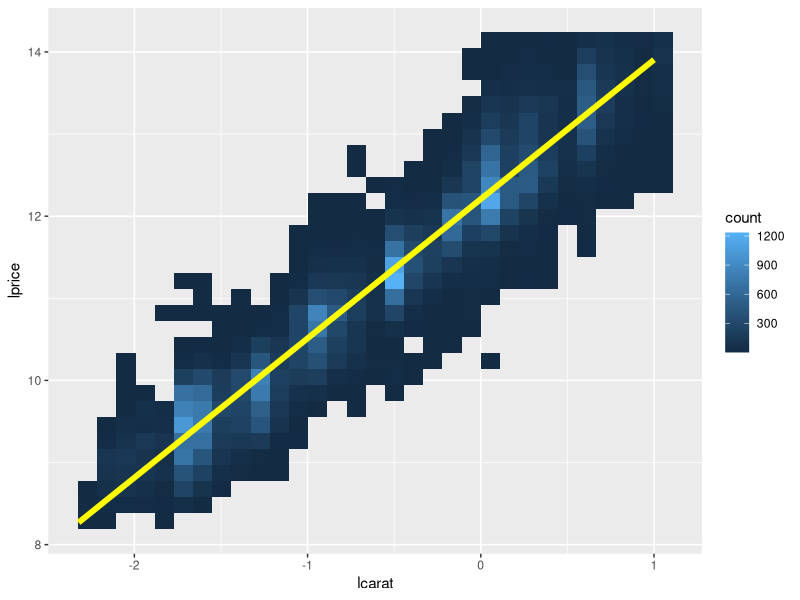
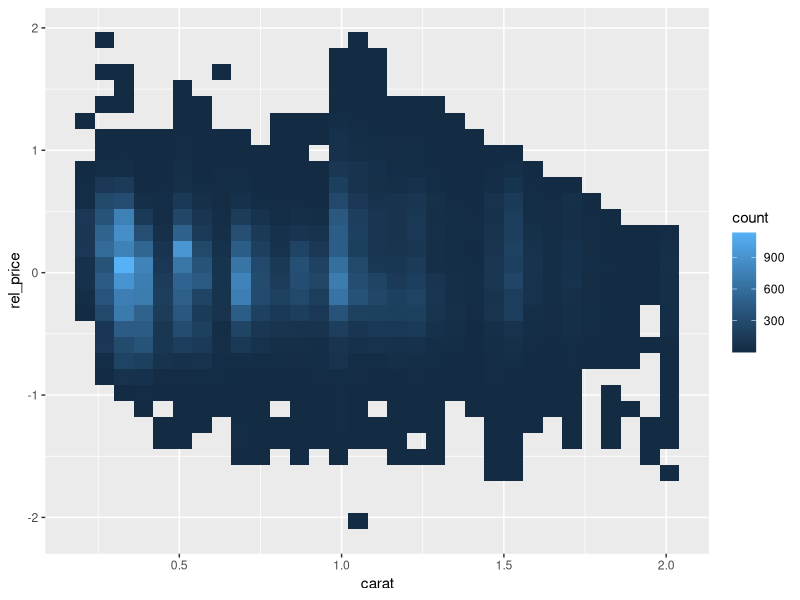
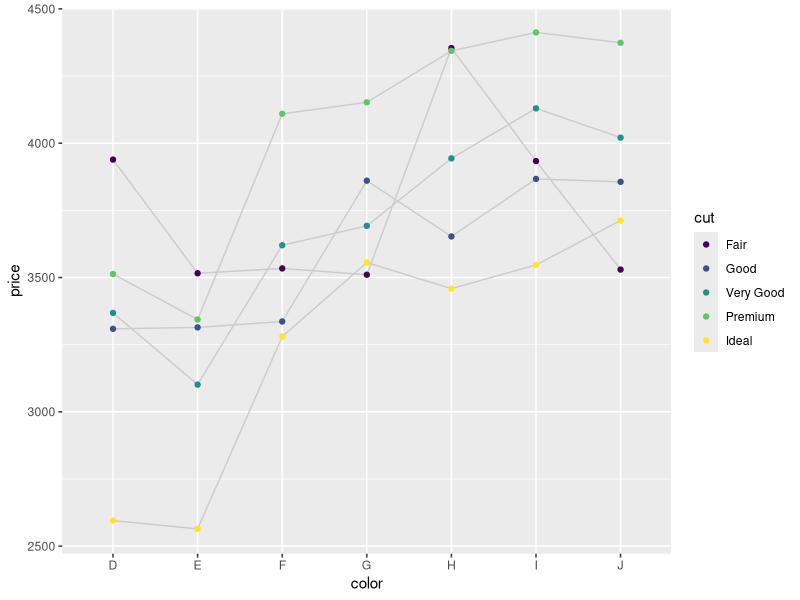
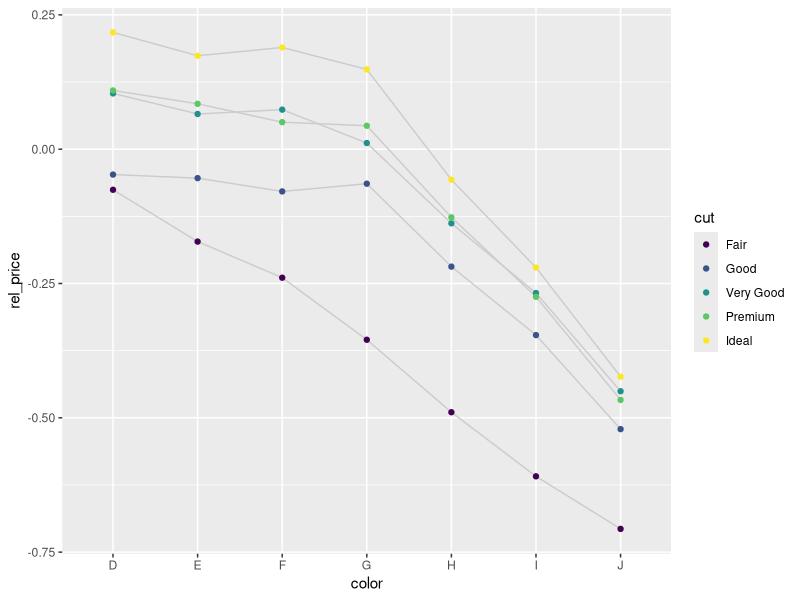
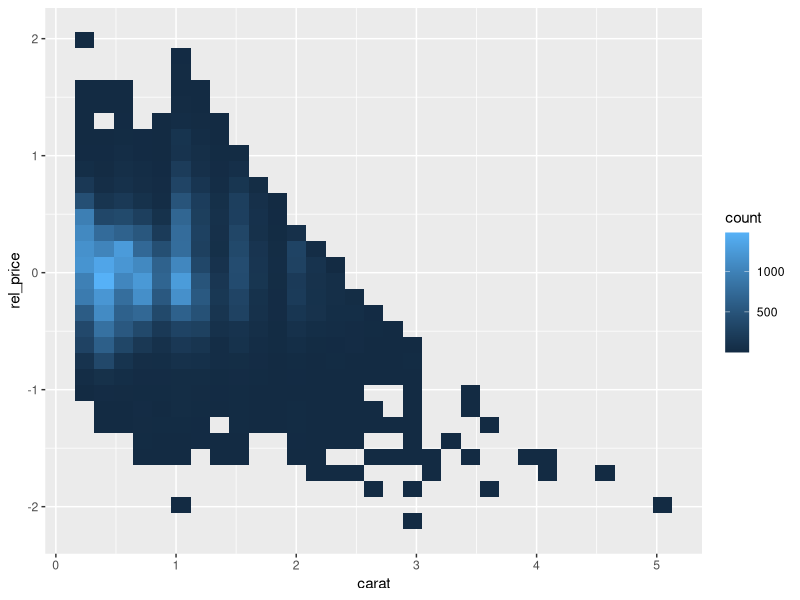
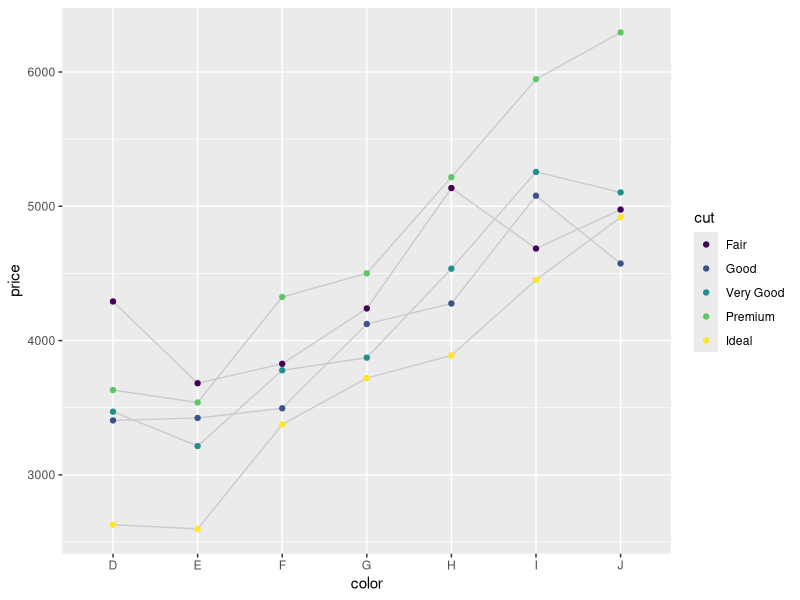
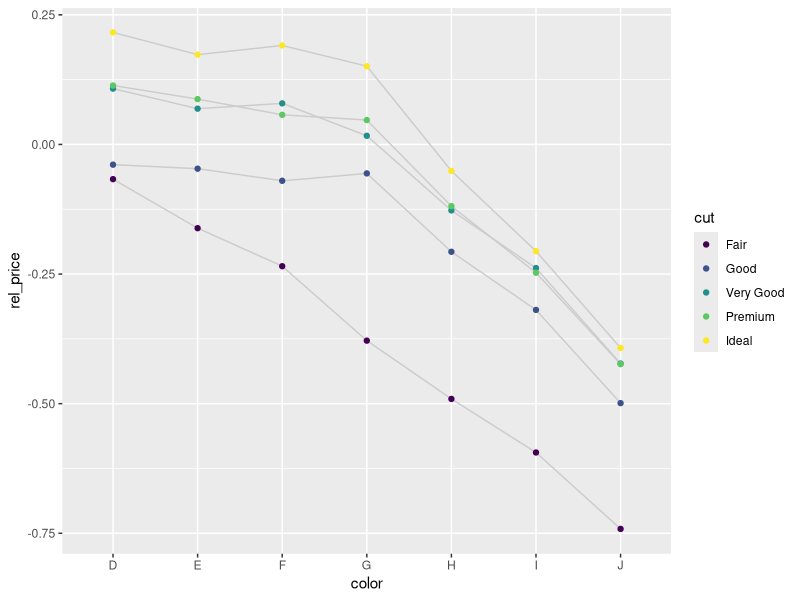
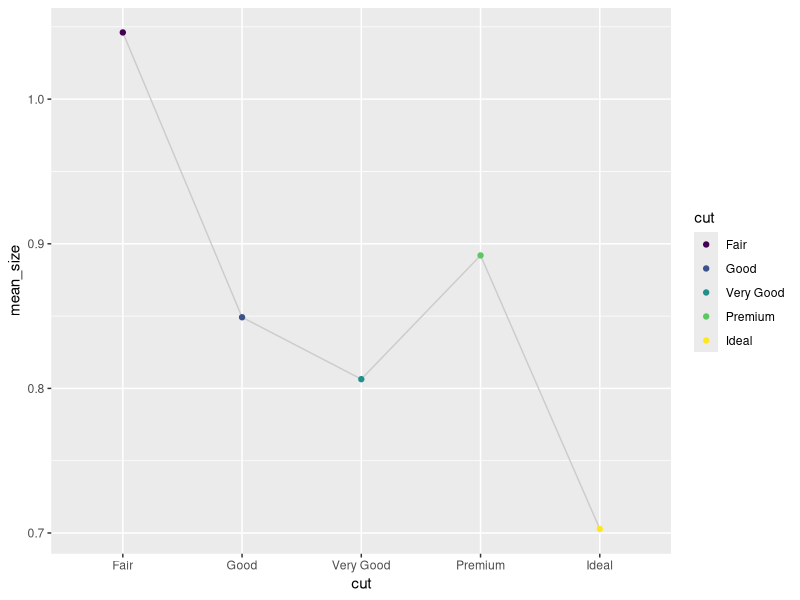

The R script that drew these images, in order: (Note: this script raises an error after producing the figures.)
library(tidyverse)

#11.2 Removing Trend

diamonds2 <- diamonds %>% 
  filter(carat <= 2) %>% 
  mutate(
    lcarat = log2(carat),
    lprice = log2(price)
  )
  
diamonds2

diamonds2 %>% 
  ggplot(aes(lcarat, lprice)) +
  geom_bin2d() +
  geom_smooth(method = "lm", se = F, size = 2, color = "yellow")

mod <- lm(lprice ~ lcarat, data = diamonds2)
coef(summary(mod))

diamonds2 <- diamonds2 %>%
  mutate(rel_price = resid(mod))

diamonds2 %>% 
  ggplot(aes(carat, rel_price)) +
  geom_bin2d()

xgrid <- seq(-2, 1, by = 1/3)
tibble(logx = xgrid, x = round(2 ^ xgrid, 2))

color_cut <- diamonds2 %>% 
  group_by(color, cut) %>% 
  summarise(
    price = mean(price), rel_price = mean(rel_price)
  )

color_cut %>% 
  ggplot(aes(color, price)) +
  geom_line(aes(group=cut), color="grey80") +
  geom_point(aes(color=cut))

color_cut %>% 
  ggplot(aes(color, rel_price)) +
  geom_line(aes(group=cut), color="grey80") +
  geom_point(aes(color=cut))

# 11.2.1 Exercises

#1
diamonds3 <- diamonds %>% 
  mutate(lcarat = log2(carat),
         lprice = log2(price))

mod <- lm(lprice ~ lcarat, data= diamonds3)
diamonds3 <- diamonds3 %>% 
  mutate(rel_price = resid(mod))

diamonds3 %>% 
  ggplot(aes(carat, rel_price)) +
  geom_bin2d()

color_cut2 <- diamonds3 %>% 
  group_by(color, cut) %>% 
  summarise(
    price=mean(price), rel_price=mean(rel_price)
  )

color_cut2 %>% 
  ggplot(aes(color, price)) +
  geom_line(aes(group=cut), color = "grey80") +
  geom_point(aes(color=cut))

color_cut2 %>% 
  ggplot(aes(color, rel_price)) +
  geom_line(aes(group=cut), color = "grey80") +
  geom_point(aes(color=cut))

# 2

diamonds3 %>% 
  group_by(cut) %>% 
  summarise(mean_size = mean(carat)) %>% 
  ggplot(aes(cut, mean_size)) +
  geom_line(aes(group = 1), color = "grey80") +
  geom_point(aes(color=cut))

# 3

diamonds3 %>% 
  group_by(cut, color) %>% 
  summarise(carat = mean(carat), rel_price = mean(rel_price)) %>% 
  ggplot(aes(carat, rel_price)) +
  geom_line(aes(group=1), color="grey80") +
  geom_point(aes(color=cut)) +
  facet_wrap(~color)

# 4
diamonds3 %>% 
  group_by(depth) %>% 
  ggplot(aes(depth, rel_price)) +
  geom_bin2d()

diamonds3 %>% 
  group_by(table) %>% 
  summarise(rel_price = mean(rel_price), depth = mean(depth)) %>% 
  ggplot(aes(table, rel_price)) +
  geom_point(aes(color=depth))

# 11.3 Texas Housing Data

txhousing

ggplot(txhousing, aes(date, sales)) +
  geom_line(aes(group=city), alpha = 1/2)

txhousing %>% 
  ggplot(aes(date, log(sales))) +
  geom_line(aes(group = city), alpha = 1/2)

abilene <- txhousing %>% 
  filter(city == "Abilene")

abilene %>% 
  ggplot(aes(date, log(sales))) +
  geom_line()

mod <- lm(log(sales) ~ factor(month), data= abilene)

abilene <- abilene %>% 
  mutate(rel_sales = resid(mod))

abilene %>% 
  ggplot(aes(date, rel_sales)) +
  geom_line()

deseas <- function(x, month) {
  resid(lm(x ~ factor(month), na.action = na.exclude))
}

txhousing <- txhousing %>% 
  group_by(city) %>% 
  mutate(rel_sales = deseas(log(sales), month))

txhousing %>% 
  ggplot(aes(date, rel_sales)) +
  geom_line(aes(group = city), alpha = 1/5) +
  geom_line(stat = "summary", fun.y = "mean", color = "red")

txhousing %>% 
  ggplot(aes(date, rel_sales)) +
  geom_line(aes(group = city), alpha = 1/5) +
  geom_line(stat = "summary", fun.y = "mean", color = "red") +
  xlim(2008, 2012)

# 11.4

models <- txhousing %>% 
  group_by(city) %>% 
  do(mod = lm(
    log2(sales) ~ factor(month),
    data = .,
    na.action = na.exclude
  ))
models

library(broom)

# 11.5 Model-Level Summaries

model_sum <- models %>% glance(mod)

ggplot(model_sum, aes(r.squared, reorder(city, r.squared))) +
         geom_point()

top3 <- c("Bryan-College Station", "Lubbock", "NE Tarrant County")
bottom3 <- c("McAllen", "Brownsville", "Harlingen")
extreme <- txhousing %>%  ungroup() %>% 
  filter(city %in% c(top3, bottom3), !is.na(sales)) %>% 
  mutate(city = factor(city, c(top3, bottom3)))

# 11.5.1 Exercises

ggplot(extreme, aes(month, log(sales))) +
  geom_line(aes(group = year)) +
  facet_wrap(~city)

# 3

models2 <- txhousing %>% 
  group_by(city) %>% 
  do(mod = lm(
    log(sales) ~ factor(month) + year,
    data = .,
    na.action = na.exclude
  ))

model_sum2 <- models2 %>% glance(mod)
ggplot(model_sum2, aes(r.squared, reorder(city, r.squared))) +
  geom_point()

extreme <- txhousing %>%  ungroup() %>% 
  filter(city %in% c(top3, bottom3), !is.na(sales)) %>% 
  mutate(city = factor(city, c(top3, bottom3)))

ggplot(txhousing, aes(month, log(sales))) +
  geom_line(aes(group = year)) +
  facet_wrap(~city)

# 11.6. Coefficient Model Summaries

library(broom)

coefs <- models %>% 
  tidy(mod)
coefs

months <- coefs %>% 
  filter(grepl("factor", term)) %>% 
  extract(term, "month", "(\\d+)", convert=T)
months

months %>% 
  ggplot(aes(month, 2 ^ estimate)) +
  geom_line(aes(group=city))

coef_sum <- months %>% 
  group_by(city) %>% 
  summarise(max = max(estimate))

coef_sum %>% 
  ggplot(aes(2 ^ max, reorder(city, max))) +
  geom_point()

##11.6.1 Exercises

coef_sum_min <- coef_sum %>% 
  arrange(max^2) %>% 
  head(3)

coef_sum_max <- coef_sum %>% 
  arrange(desc(max^2)) %>% 
  head(3)

coef_sum_tot <- rbind(coef_sum_max, coef_sum_min)
coef_sum_tot

coef_sum_tot %>% 
  ggplot(aes(2^max, reorder(city, max))) +
  geom_point()

# 11.7 Observation Data

obs_sum <- models %>% 
  augment(mod)

obs_sum

obs_sum %>% 
  ggplot(aes(.std.resid)) +
  geom_histogram(binwidth = 0.1)

obs_sum %>% 
  ggplot(aes((abs(.std.resid)))) +
  geom_histogram(binwidth = 0.1)

obs_sum %>% 
  filter(abs(.std.resid) > 2) %>% 
  group_by(city) %>% 
  summarise(n = n(), avg = mean(abs(.std.resid))) %>% 
  arrange(desc(n))

models

obs_sum2 <- models2 %>% 
  augment(mod)
obs_sum2

obs_sum2 %>% 
  ggplot(aes((abs(.std.resid)))) +
  geom_histogram(binwidth = 0.1)

obs_sum2 %>% 
  filter(abs(.std.resid) > 2) %>% 
  group_by(city) %>% 
  summarise(n = n(), avg = mean(abs(.std.resid))) %>% 
  arrange(desc(n))
